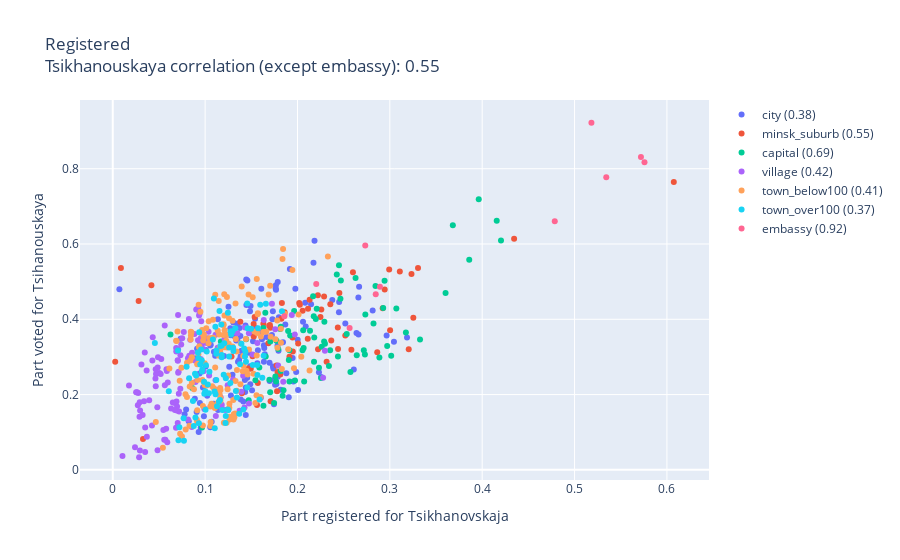

Notebook code for this chart:
### Code cell
tih_to_voters_chart('registered', 'officialVoters', 'officialVoters', 'Part registered for Tsikhanovskaja')
